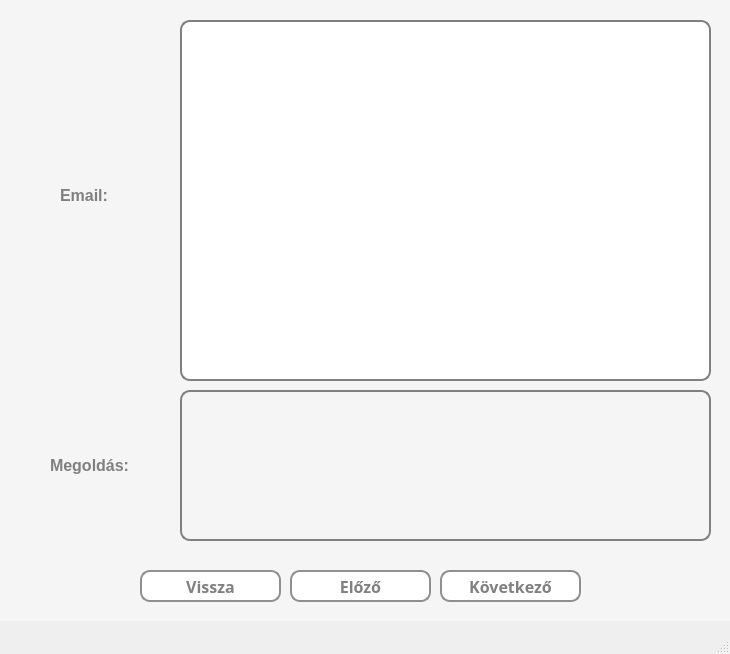
<?xml version="1.0" encoding="UTF-8"?>
<ui version="4.0">
 <class>MainWindow</class>
 <widget class="QMainWindow" name="MainWindow">
  <property name="geometry">
   <rect>
    <x>0</x>
    <y>0</y>
    <width>730</width>
    <height>654</height>
   </rect>
  </property>
  <property name="windowTitle">
   <string>Eredmény</string>
  </property>
  <property name="styleSheet">
   <string notr="true">* {
	font-size: 16pt;
	color: grey;
}</string>
  </property>
  <widget class="QWidget" name="centralwidget">
   <widget class="QWidget" name="widget" native="true">
    <property name="geometry">
     <rect>
      <x>-10</x>
      <y>0</y>
      <width>741</width>
      <height>621</height>
     </rect>
    </property>
    <property name="styleSheet">
     <string notr="true">* {
	background-color: whitesmoke;
    font-size: 16px;
    font-weight: bold;
}</string>
    </property>
    <widget class="QPushButton" name="nextButton">
     <property name="geometry">
      <rect>
       <x>450</x>
       <y>570</y>
       <width>141</width>
       <height>32</height>
      </rect>
     </property>
     <property name="font">
      <font>
       <family>Corbel</family>
       <pointsize>-1</pointsize>
       <bold>true</bold>
      </font>
     </property>
     <property name="styleSheet">
      <string notr="true">* {
	background-color: white;
	border: 2px solid #8f8f91;
	border-radius: 10px;
	color: grey;
}

*:hover {
	background-color: rgb(120, 120, 220);
	color: white;
}</string>
     </property>
     <property name="text">
      <string>Következő</string>
     </property>
    </widget>
    <widget class="QLabel" name="emailFrame">
     <property name="enabled">
      <bool>true</bool>
     </property>
     <property name="geometry">
      <rect>
       <x>190</x>
       <y>20</y>
       <width>531</width>
       <height>361</height>
      </rect>
     </property>
     <property name="font">
      <font>
       <family>Corbel</family>
       <pointsize>12</pointsize>
       <bold>true</bold>
      </font>
     </property>
     <property name="layoutDirection">
      <enum>Qt::LeftToRight</enum>
     </property>
     <property name="styleSheet">
      <string notr="true">* {
	border: 2px solid grey;
	border-radius: 10px;
	background-color: white;
	font-size: 12pt;
	color: grey;
}</string>
     </property>
     <property name="frameShape">
      <enum>QFrame::NoFrame</enum>
     </property>
     <property name="text">
      <string/>
     </property>
     <property name="textFormat">
      <enum>Qt::PlainText</enum>
     </property>
     <property name="scaledContents">
      <bool>true</bool>
     </property>
     <property name="alignment">
      <set>Qt::AlignCenter</set>
     </property>
    </widget>
    <widget class="QPushButton" name="backButton">
     <property name="geometry">
      <rect>
       <x>150</x>
       <y>570</y>
       <width>141</width>
       <height>32</height>
      </rect>
     </property>
     <property name="font">
      <font>
       <family>Corbel</family>
       <pointsize>-1</pointsize>
       <bold>true</bold>
      </font>
     </property>
     <property name="styleSheet">
      <string notr="true">* {
	background-color: white;
	border: 2px solid #8f8f91;
	border-radius: 10px;
	color: grey;
}

*:hover {
	background-color: rgb(120, 120, 220);
	color: white;
}</string>
     </property>
     <property name="text">
      <string>Vissza</string>
     </property>
    </widget>
    <widget class="QPushButton" name="previousButton">
     <property name="geometry">
      <rect>
       <x>300</x>
       <y>570</y>
       <width>141</width>
       <height>32</height>
      </rect>
     </property>
     <property name="font">
      <font>
       <family>Corbel</family>
       <pointsize>-1</pointsize>
       <bold>true</bold>
      </font>
     </property>
     <property name="styleSheet">
      <string notr="true">* {
	background-color: white;
	border: 2px solid #8f8f91;
	border-radius: 10px;
	color: grey;
}

*:hover {
	background-color: rgb(120, 120, 220);
	color: white;
}</string>
     </property>
     <property name="text">
      <string>Előző</string>
     </property>
    </widget>
    <widget class="QLabel" name="questionLabel">
     <property name="geometry">
      <rect>
       <x>70</x>
       <y>160</y>
       <width>101</width>
       <height>71</height>
      </rect>
     </property>
     <property name="text">
      <string>Email:</string>
     </property>
    </widget>
    <widget class="QLabel" name="answerLabel">
     <property name="geometry">
      <rect>
       <x>60</x>
       <y>430</y>
       <width>101</width>
       <height>71</height>
      </rect>
     </property>
     <property name="text">
      <string>Megoldás:</string>
     </property>
    </widget>
    <widget class="QLabel" name="answerField">
     <property name="enabled">
      <bool>true</bool>
     </property>
     <property name="geometry">
      <rect>
       <x>190</x>
       <y>390</y>
       <width>531</width>
       <height>151</height>
      </rect>
     </property>
     <property name="font">
      <font>
       <family>Corbel</family>
       <pointsize>12</pointsize>
       <bold>true</bold>
      </font>
     </property>
     <property name="layoutDirection">
      <enum>Qt::LeftToRight</enum>
     </property>
     <property name="styleSheet">
      <string notr="true">* {
	border: 2px solid grey;
	border-radius: 10px;
	font-size: 12pt;
	color: grey;
}</string>
     </property>
     <property name="frameShape">
      <enum>QFrame::NoFrame</enum>
     </property>
     <property name="text">
      <string/>
     </property>
     <property name="textFormat">
      <enum>Qt::PlainText</enum>
     </property>
     <property name="scaledContents">
      <bool>true</bool>
     </property>
     <property name="alignment">
      <set>Qt::AlignCenter</set>
     </property>
    </widget>
   </widget>
  </widget>
  <widget class="QStatusBar" name="statusbar"/>
 </widget>
 <resources/>
 <connections/>
</ui>
